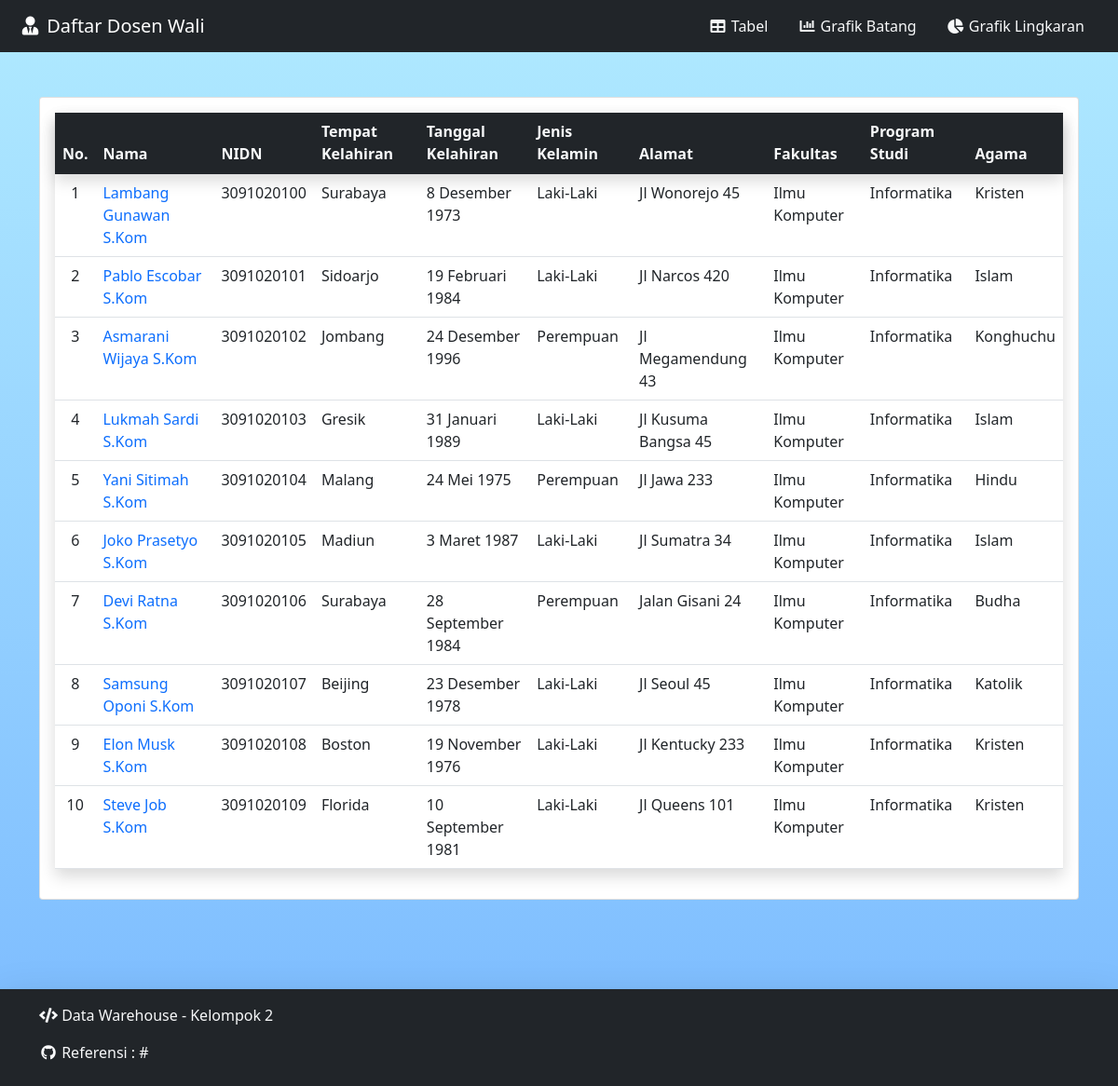
The page / on the database its author committed.
### tables this page shows
CREATE TABLE `dosen` (
  `id` int(11) NOT NULL,
  `nama` varchar(50) NOT NULL,
  `nidn` varchar(10) NOT NULL,
  `jenis_kelamin` int(1) NOT NULL,
  `tempat_lahir` varchar(20) NOT NULL,
  `tgl_lahir` date NOT NULL,
  `alamat` varchar(100) NOT NULL,
  `fakultas` varchar(50) NOT NULL,
  `prodi` varchar(25) NOT NULL,
  `agama` varchar(10) NOT NULL
);

### conn.php (called while the page is built, shortened)
<?php
$hostname = 'localhost';
$username = 'root';
$password = '';
$db       = 'master-detail';
$conn = mysqli_connect($hostname, $username, $password, $db);
function getAllData($tabel, $kolom = false)
{
    global $conn;
    if ($kolom == false) {
        $query = "SELECT * FROM $tabel";
    } else {
        $query = "SELECT $kolom FROM $tabel";
    }
    $hasil = mysqli_query($conn, $query);
    $rows = [];
    while ($row = mysqli_fetch_assoc($hasil)) {
        $rows[] = $row;
    }
    return $rows;
}

### fungsi.php (called while the page is built)
<?php
function tanggal($date)
{
    $date = date("Y-m-j", strtotime($date));
    $bulan = array(
        1 =>   'Januari',
        'Februari',
        'Maret',
        'April',
        'Mei',
        'Juni',
        'Juli',
        'Agustus',
        'September',
        'Oktober',
        'November',
        'Desember'
    );
    $pecahkan = explode('-', $date);
    return $pecahkan[2] . ' ' . $bulan[(int)$pecahkan[1]] . ' ' . $pecahkan[0];
}

### index.php (the view, shortened to what this page needs)
<?php
require 'conn.php';
require 'fungsi.php';
$dosen = getAllData('dosen');
?>
<!DOCTYPE html>
<html>
<head>
    <?php require 'header.php'; ?>
</head>
<body style="<?= $Theme_Body;
                $Load_BG; ?>">
    <header>
        <?php require 'navbar.php' ?>
    </header>
    <main class="py-5" style="<?= $Load_BG; ?>">
        <div class="container">
            <div class="row">
                <div class="col">
                    <div class="card rounded" style="<?= $Load_BG; ?>">
                        <div class="card-body">
                            <table class="table table-md table-responsive table-hover shadow">
                                <thead class="bg-dark text-light fw-bold shadow">
                                    <th>No.</th>
                                    <th>Nama</th>
                                    <th>NIDN</th>
                                    <th>Tempat Kelahiran</th>
                                    <th>Tanggal Kelahiran</th>
                                    <th>Jenis Kelamin</th>
                                    <th>Alamat</th>
                                    <th>Fakultas</th>
                                    <th>Program Studi</th>
                                    <th>Agama</th>
                                </thead>
                                <tbody class="ps-2">
                                    <?php $i = 1;
                                    foreach ($dosen as $row) : ?>
                                        <tr>
                                            <td class="text-center "><?= $i; ?></td>
                                            <td><a class="text-decoration-none text-primary" href="detail.php?nidn=<?= $row['nidn']; ?>"><?= ucwords($row['nama']); ?></a></td>
                                            <td><?= ucwords($row['nidn']); ?></td>
                                            <td><?= ucwords($row['tempat_lahir']); ?></td>
                                            <td><?= ucwords(tanggal($row['tgl_lahir'])); ?></td>
                                            <td><?= ($row['jenis_kelamin'] == 0) ? 'Perempuan' : 'Laki-Laki'; ?></td>
                                            <td><?= ucwords($row['alamat']); ?></td>
                                            <td><?= ucwords($row['fakultas']); ?></td>
                                            <td><?= ucwords($row['prodi']); ?></td>
                                            <td><?= ucwords($row['agama']); ?></td>
                                        </tr>
                                    <?php $i += 1;
                                    endforeach; ?>
                                </tbody>
                            </table>
                        </div>
                    </div>
                </div>
            </div>
        </div>
    </main>
    <?php require 'footer.php'; ?>
</body>
</html>

### header.php (shortened to what this page needs)
<link rel="stylesheet" href="vendor\bootstrap5\css\bootstrap.css">
<link href="vendor\fontawesome-5\css\fontawesome.css" rel="stylesheet">
<link href="vendor\fontawesome-5\css\brands.css" rel="stylesheet">
<link href="vendor\fontawesome-5\css\solid.css" rel="stylesheet">
<?php
$Theme_Body = "background: rgb(123,186,255);
background: linear-gradient(0deg, rgba(123,186,255,1) 0%, rgba(176,234,255,1) 100%);";
$Load_BG = "
  min-height:100vh;
  "
?>

### navbar.php (shortened to what this page needs)
<nav class="m-0 p-2 navbar navbar-expand-lg navbar-dark bg-dark">
    <div class="container-fluid">
        <span class="navbar-brand"><i class="fas fa-fw fa-user-tie"></i> Daftar Dosen Wali</span>
        <div class="collapse navbar-collapse d-flex flex-row-reverse" id="buka_menu">
            <ul class="nav text-light">
                <li class="nav-item"><a href="index.php" class="nav-link text-light"><i class="fas fa-fw fa-table"></i> Tabel</a></li>
                <li class="nav-item"><a href="batang.php" class="nav-link text-light"><i class="fas fa-fw fa-chart-bar"></i> Grafik Batang</a></li>
                <li class="nav-item"><a href="lingkaran.php" class="nav-link text-light"><i class="fas fa-fw fa-chart-pie"></i> Grafik Lingkaran</a></li>
            </ul>
        </div>
    </div>
</nav>

### footer.php (shortened to what this page needs)
<footer class="py-2 bg-dark mt-5 shadow-lg">
    <div class="container pt-2">
        <p class="text-light">
            <i class="fas fa-fw fa-code"></i> Data Warehouse - Kelompok 2
        </p>
        <p class="text-light">
            <?php $ref_link = "#"; ?>
            <i class="fab fa-fw fa-github"></i> Referensi : <a class="text-light text-decoration-none" type="button" href="<?= $ref_link; ?>"><?= $ref_link; ?></a>
        </p>
    </div>
</footer>
</body>

### rows shown on the page
dosen: nama "Lambang Gunawan S.Kom", nidn "3091020100", tempat_lahir "Surabaya", tgl_lahir "8 Desember 1973", jenis_kelamin "Laki-Laki", alamat "Jl Wonorejo 45", fakultas "Ilmu Komputer", prodi "Informatika", agama "Kristen"
dosen: nama "Pablo Escobar S.Kom", nidn "3091020101", tempat_lahir "Sidoarjo", tgl_lahir "19 Februari 1984", jenis_kelamin "Laki-Laki", alamat "Jl Narcos 420", fakultas "Ilmu Komputer", prodi "Informatika", agama "Islam"
dosen: nama "Asmarani Wijaya S.Kom", nidn "3091020102", tempat_lahir "Jombang", tgl_lahir "24 Desember 1996", jenis_kelamin "Perempuan", alamat "Jl Megamendung 43", fakultas "Ilmu Komputer", prodi "Informatika", agama "Konghuchu"
dosen: nama "Lukmah Sardi S.Kom", nidn "3091020103", tempat_lahir "Gresik", tgl_lahir "31 Januari 1989", jenis_kelamin "Laki-Laki", alamat "Jl Kusuma Bangsa 45", fakultas "Ilmu Komputer", prodi "Informatika", agama "Islam"
dosen: nama "Yani Sitimah S.Kom", nidn "3091020104", tempat_lahir "Malang", tgl_lahir "24 Mei 1975", jenis_kelamin "Perempuan", alamat "Jl Jawa 233", fakultas "Ilmu Komputer", prodi "Informatika", agama "Hindu"
dosen: nama "Joko Prasetyo S.Kom", nidn "3091020105", tempat_lahir "Madiun", tgl_lahir "3 Maret 1987", jenis_kelamin "Laki-Laki", alamat "Jl Sumatra 34", fakultas "Ilmu Komputer", prodi "Informatika", agama "Islam"
dosen: nama "Devi Ratna S.Kom", nidn "3091020106", tempat_lahir "Surabaya", tgl_lahir "28 September 1984", jenis_kelamin "Perempuan", alamat "Jalan Gisani 24", fakultas "Ilmu Komputer", prodi "Informatika", agama "Budha"
dosen: nama "Samsung Oponi S.Kom", nidn "3091020107", tempat_lahir "Beijing", tgl_lahir "23 Desember 1978", jenis_kelamin "Laki-Laki", alamat "Jl Seoul 45", fakultas "Ilmu Komputer", prodi "Informatika", agama "Katolik"
dosen: nama "Elon Musk S.Kom", nidn "3091020108", tempat_lahir "Boston", tgl_lahir "19 November 1976", jenis_kelamin "Laki-Laki", alamat "Jl Kentucky 233", fakultas "Ilmu Komputer", prodi "Informatika", agama "Kristen"
dosen: nama "Steve Job S.Kom", nidn "3091020109", tempat_lahir "Florida", tgl_lahir "10 September 1981", jenis_kelamin "Laki-Laki", alamat "Jl Queens 101", fakultas "Ilmu Komputer", prodi "Informatika", agama "Kristen"

### other values the page prints
$ref_link "#"
